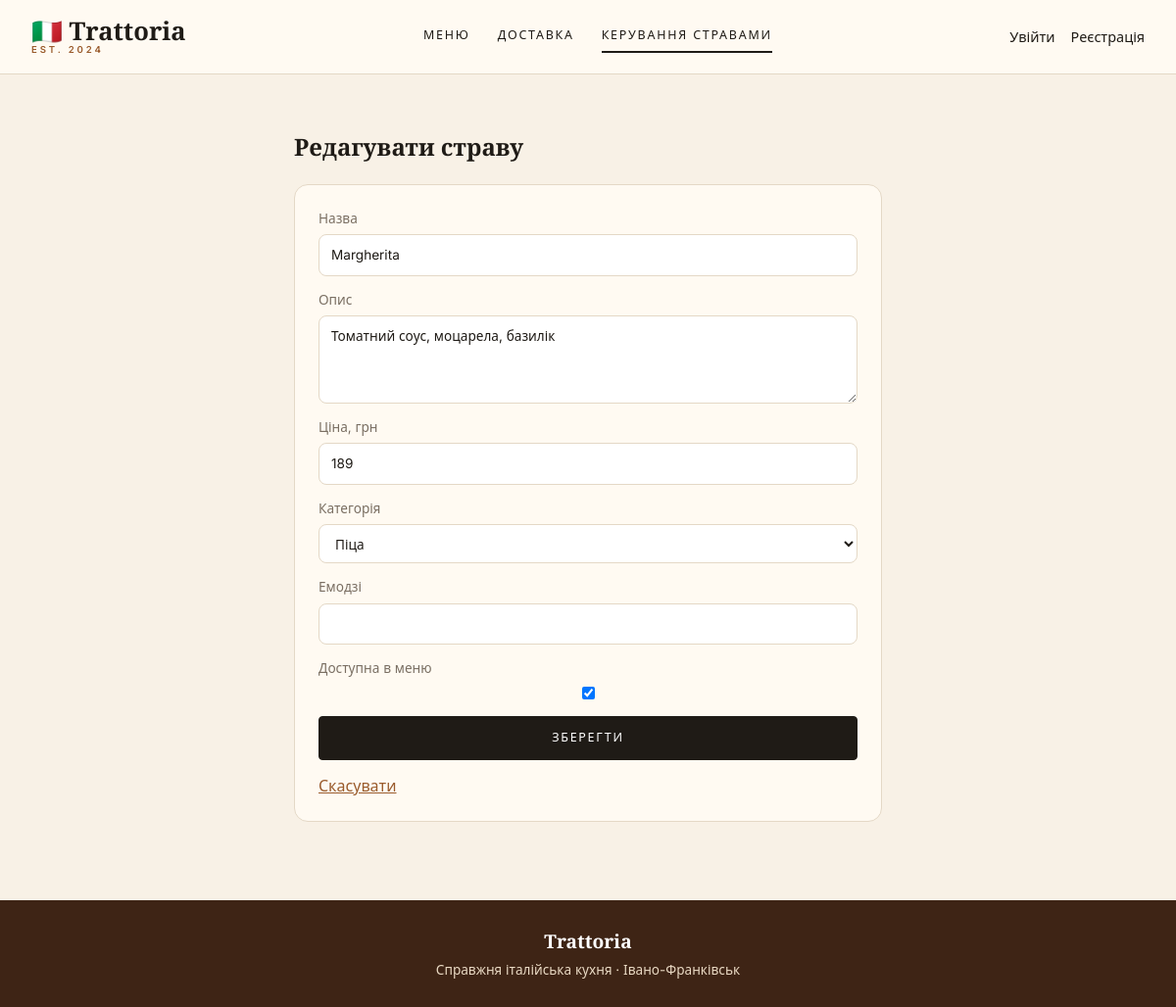
/manage/dishes/1/edit, run on the app's committed database.
### models.py (models this page shows, shortened)
class Dish(db.Model):
    __tablename__ = 'dishes'
    id = db.Column(db.Integer, primary_key=True)
    name = db.Column(db.String(50), nullable=False)
    description = db.Column(db.Text, nullable=False, default='')
    price = db.Column(db.Integer, nullable=False)
    emoji = db.Column(db.String(8), nullable=False, default='🍽️')
    is_available = db.Column(db.Boolean, nullable=False, default=True)
    category_id = db.Column(db.Integer, db.ForeignKey('categories.id'), nullable=False)
    category = db.relationship('Category', back_populates='dishes')

class Category(db.Model):
    __tablename__ = 'categories'
    id = db.Column(db.Integer, primary_key=True)
    name = db.Column(db.String(50), nullable=False, unique=True)
    slug = db.Column(db.String(50), nullable=False, unique=True)
    dishes = db.relationship('Dish', back_populates='category', order_by='Dish.name')

### app.py (the view)
@app.route('/manage/dishes/<int:dish_id>/edit', methods=['GET', 'POST'])
def edit_dish(dish_id):
    dish = db.get_or_404(Dish, dish_id)
    if request.method == 'POST':
        return save_dish(dish)
    return render_dish_form(dish)

### app.py (called while the page is built)
@app.before_request
def validate_csrf_token():
    if request.method == 'POST':
        token = session.get('_csrf_token')
        submitted_token = request.form.get('_csrf_token', '')
        if not token or not secrets.compare_digest(token, submitted_token):
            abort(400)

@app.context_processor
def inject_csrf_token():
    if '_csrf_token' not in session:
        session['_csrf_token'] = secrets.token_urlsafe(32)
    return {'csrf_token': session['_csrf_token']}

def render_dish_form(dish=None):
    categories = Category.query.order_by(Category.name).all()
    if not categories:
        flash("Спочатку додайте категорію страви до бази даних.", "error")
        return redirect(url_for('manage_dishes'))
    return render_template(
        'dish_form.html',
        dish=dish,
        categories=categories,
        form_data=request.form,
        available_checked=(
            request.form.get('is_available') == 'on'
            if request.method == 'POST'
            else dish.is_available if dish else True
        ),
    )

### templates/dish_form.html (shortened to what this page needs)
{% extends "base.html" %}
{% block content %}
    <section class="dish-form-page">
        <h1>{{ 'Редагувати страву' if dish else 'Нова страва' }}</h1>
        <form class="form" method="post">
            <label for="name">
                Назва
                <input id="name" name="name" type="text" maxlength="50"
                       value="{{ form_data.get('name', dish.name if dish else '') }}" required>
            </label>
            <label for="description">
                Опис
                <textarea id="description" name="description">{{ form_data.get('description', dish.description if dish else '') }}</textarea>
            </label>
            <label for="price">
                Ціна, грн
                <input id="price" name="price" type="number" min="1"
                       value="{{ form_data.get('price', dish.price if dish else '') }}" required>
            </label>
            <label for="category_id">
                Категорія
                <select id="category_id" name="category_id" required>
                    {% for category in categories %}
                        <option value="{{ category.id }}"
                            {% if form_data.get('category_id', dish.category_id|string if dish else '') == category.id|string %}selected{% endif %}>
                            {{ category.name }}
                        </option>
                    {% endfor %}
                </select>
            </label>
            <label for="emoji">
                Емодзі
                <input id="emoji" name="emoji" type="text" maxlength="8"
                       value="{{ form_data.get('emoji', dish.emoji if dish else '🍽️') }}">
            </label>
            <label>
                <span>Доступна в меню</span>
                <input name="is_available" type="checkbox"
                    {% if available_checked %}checked{% endif %}>
            </label>
            <button type="submit">Зберегти</button>
            <a href="{{ url_for('manage_dishes') }}">Скасувати</a>
        </form>
    </section>
{% endblock %}

### static/style.css (style rules this page uses)
:root { --cream: #f8f1e6; --paper: #fffaf2; --ink: #1f1b16; --muted: #7a6f63; --line: #e4d8c6; --accent: #9a5b2c; --wood: #3e2415; --wood-2: #5a3623; --red: #b3261e; --green: #2e7d32; }
* { box-sizing: border-box; }
body { margin: 0; background: var(--cream); color: var(--ink); font-family: "Inter", system-ui, sans-serif; line-height: 1.5; min-height: 100vh; display: flex; flex-direction: column; }
h1, h2, h3, .brand, .hero h1 { font-family: "Playfair Display", Georgia, serif; }
a { color: var(--accent); }
.btn, .form button, .btn-outline { display: inline-flex; align-items: center; gap: 8px; cursor: pointer; padding: 12px 22px; border-radius: 4px; font: inherit; font-size: .78rem; letter-spacing: .14em; text-transform: uppercase; text-decoration: none; border: 1px solid var(--ink); }
.btn, .form button { background: var(--ink); color: #fff; }
.form { display: grid; gap: 14px; max-width: 400px; background: var(--paper); border: 1px solid var(--line); border-radius: 14px; padding: 24px; }
.form label { display: grid; gap: 6px; font-size: .85rem; color: var(--muted); }
.form input, .form select, .form textarea { padding: 10px 12px; font: inherit; color: var(--ink); border: 1px solid var(--line); border-radius: 8px; background: #fff; }
.form button { justify-content: center; }
.auth-page .form, .delivery-page .form, .dish-form-page .form { max-width: none; }
.delivery-page, .dish-form-page { max-width: 600px; margin: 24px auto; }
.delivery-page h1, .dish-form-page h1 { margin-top: 0; }
.form textarea { min-height: 90px; resize: vertical; }

### data on the page
Dish: name "Margherita", description "Томатний соус, моцарела, базилік", price "189", category_id "Піца"

### other printed values
{{ 'Редагувати страву' if dish else 'Нова страва' }} "Редагувати страву"
